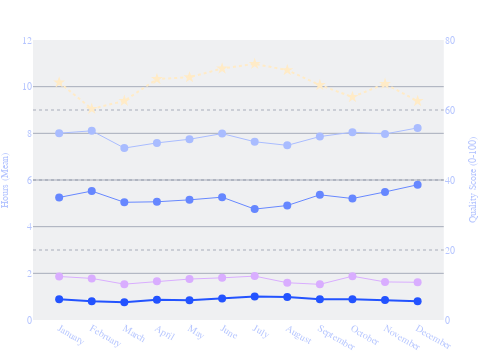

The cell this chart's notebook holds for it:
### Code cell
# Monthly mean trend of sleep stages
months = ['January', 'February', 'March', 'April', 'May', 'June', 
          'July', 'August', 'September', 'October', 'November', 'December']
fig = create_sleep_trend_chart(df, 'month_name', months, 'Sleep Stages and Quality Score across Months')

fig.write_html("monthly_line_chart.html", include_plotlyjs='cdn', config={'displayModeBar': False})

fig.show()

### Figure 1 — Plotly figure (JSON) as saved in the notebook; plotly's stock layout.template omitted (floating-point values rounded to 4 significant figures)
{"data": [{"hovertemplate": "<b>%{x}</b><br>Mean Score<br>⭐️ %{y:.2f}<extra></extra>", "line": {"color": "#FFEBC7", "dash": "dot", "width": 2}, "marker": {"size": 9, "symbol": "star"}, "mode": "lines+markers", "name": "Quality Score", "type": "scatter", "x": ["January", "February", "March", "April", "May", "June", "July", "August", "September", "October", "November", "December"], "xaxis": "x", "y": [67.87, 60.32, 62.62, 68.84, 69.36, 71.85, 73.17, 71.41, 67.12, 63.7, 67.48, 62.55], "yaxis": "y2"}, {"hovertemplate": "<b>%{x}</b><br>Mean Sleep Duration<br>⏳ %{y:.2f}h<extra></extra>", "line": {"color": "#A9BCFF", "width": 1}, "marker": {"size": 8}, "mode": "lines+markers", "name": "Total Sleep", "type": "scatter", "x": ["January", "February", "March", "April", "May", "June", "July", "August", "September", "October", "November", "December"], "xaxis": "x", "y": [8.007, 8.108, 7.368, 7.59, 7.747, 7.989, 7.64, 7.485, 7.862, 8.049, 7.974, 8.232], "yaxis": "y"}, {"hovertemplate": "<b>%{x}</b><br>Mean Light Sleep<br>⏳ %{y:.2f}h<extra></extra>", "line": {"color": "#6687FF", "width": 1}, "marker": {"size": 8}, "mode": "lines+markers", "name": "Light Sleep", "type": "scatter", "x": ["January", "February", "March", "April", "May", "June", "July", "August", "September", "October", "November", "December"], "xaxis": "x", "y": [5.252, 5.526, 5.045, 5.066, 5.15, 5.264, 4.753, 4.907, 5.365, 5.206, 5.488, 5.796], "yaxis": "y"}, {"hovertemplate": "<b>%{x}</b><br>Mean REM Sleep<br>⏳ %{y:.2f}h<extra></extra>", "line": {"color": "#D9ADFF", "width": 1}, "marker": {"size": 8}, "mode": "lines+markers", "name": "REM Sleep", "type": "scatter", "x": ["January", "February", "March", "April", "May", "June", "July", "August", "September", "October", "November", "December"], "xaxis": "x", "y": [1.865, 1.783, 1.536, 1.656, 1.755, 1.808, 1.88, 1.597, 1.529, 1.878, 1.632, 1.617], "yaxis": "y"}, {"hovertemplate": "<b>%{x}</b><br>Mean Deep Sleep<br>⏳ %{y:.2f}h<extra></extra>", "line": {"color": "#2353FF", "width": 2}, "marker": {"size": 8}, "mode": "lines+markers", "name": "Deep Sleep", "type": "scatter", "x": ["January", "February", "March", "April", "May", "June", "July", "August", "September", "October", "November", "December"], "xaxis": "x", "y": [0.89, 0.7985, 0.7641, 0.868, 0.8421, 0.9173, 1.007, 0.9811, 0.8875, 0.8917, 0.8548, 0.8046], "yaxis": "y"}], "layout": {"font": {"color": "#B5C5FF", "family": "Arial, sans-serif", "size": 10}, "height": 360, "hoverlabel": {"font": {"family": "Arial, sans-serif", "size": 12}}, "hovermode": "closest", "margin": {"b": 40, "l": 0, "pad": 0, "r": 0, "t": 40}, "paper_bgcolor": "rgba(0,0,0,0)", "plot_bgcolor": "rgba(97, 108, 132, 0.1)", "showlegend": false, "title": {"font": {"color": "#DAE2FF", "family": "Arial, sans-serif", "size": 20}, "x": 0.5, "xanchor": "center"}, "width": 480, "xaxis": {"anchor": "y", "domain": [0, 0.94], "gridcolor": "rgba(97, 108, 132, 0.5)", "gridwidth": 1, "linecolor": "rgba(97, 108, 132, 0.5)", "showgrid": false, "showline": false, "title": {"font": {"color": "#B5C5FF", "family": "Arial, sans-serif", "size": 10}}, "zeroline": false}, "yaxis": {"anchor": "x", "domain": [0, 1], "gridcolor": "rgba(97, 108, 132, 0.5)", "gridwidth": 1, "linecolor": "rgba(97, 108, 132, 0.5)", "range": [0, 12], "showline": false, "title": {"font": {"color": "#B5C5FF", "family": "Arial, sans-serif", "size": 10}, "text": "Hours (Mean)"}, "zeroline": false}, "yaxis2": {"anchor": "x", "gridcolor": "rgba(97, 108, 132, 0.5)", "griddash": "dot", "gridwidth": 1, "overlaying": "y", "range": [0, 80], "side": "right", "title": {"font": {"size": 10}, "text": "Quality Score (0-100)"}, "zeroline": false}}}
